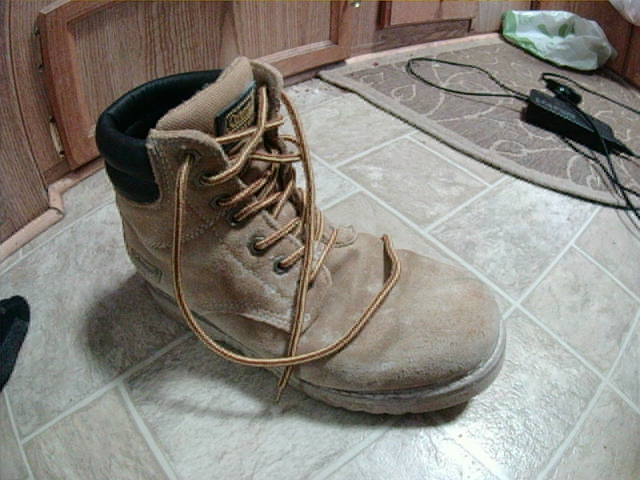
#> input picture img/left.png, 640 x 480 px
$ python example.py   (older library calls are emulated)
#> lines starting #> are read from the running program, lines starting #| are printed output that depends on the picture; after the words box and inside, x2 and y2 are one past the last pixel; in counts of white or black regions, pixels touching at a corner belong together; long printed decimals are rounded
### rectification.py
"""
Direct Stereo Rectification Minimizing Perspective Distortion.

Copyright (C) 2020  Pasquale Lafiosca and Marta Ceccaroni

This program is free software: you can redistribute it and/or modify
it under the terms of the GNU General Public License as published by
the Free Software Foundation, either version 3 of the License, or
(at your option) any later version.

This program is distributed in the hope that it will be useful,
but WITHOUT ANY WARRANTY; without even the implied warranty of
MERCHANTABILITY or FITNESS FOR A PARTICULAR PURPOSE.
See the GNU General Public License for more details.

You should have received a copy of the GNU General Public License
along with this program.  If not, see <https://www.gnu.org/licenses/>.
"""
import math
import numpy as np
import cv2


def getFundamentalMatrixFromProjections(P1,P2):
    """
    Compute the fundamental matrix from a couple of 3x4 projection matrices.

    Parameters
    ----------
    P1,P2 : numpy.ndarray
        3x4 projection matrices.

    Returns
    -------
    numpy.ndarray
        The fundamental matrix.
    """
    X = []
    X.append(np.vstack((P1[1,:], P1[2,:])))
    X.append(np.vstack((P1[2,:], P1[0,:])))
    X.append(np.vstack((P1[0,:], P1[1,:])))

    Y = []
    Y.append(np.vstack((P2[1,:], P2[2,:])))
    Y.append(np.vstack((P2[2,:], P2[0,:])))
    Y.append(np.vstack((P2[0,:], P2[1,:])))

    F = np.zeros((3,3))
    for i in range(3):
        for j in range(3):
            F[i, j] = np.linalg.det(np.vstack((X[j], Y[i])))

    return F


def getMinYCoord(H, dims):
    """
    Get the minimum Y coordinate after a transformation H.

    Please refer to "Computying rectifying homographies for stereo vision", CVPR 1999, Loop C. and Zhang Z.

    Parameters
    ----------
    H : numpy.ndarray
        A 3x3 transformation.
    dims : tuple
        Image dimensions as (width,height).

    Returns
    -------
    float
        The minimum Y coordinate after the transformation.
    """
    tL = H.dot(np.array([[0],[0],[1]]))[:,0]
    tL = tL/tL[2]
    bL = H.dot(np.array([[0],[dims[1]-1],[1]]))[:,0]
    bL = bL/bL[2]
    tR = H.dot(np.array([[dims[0]-1],[0],[1]]))[:,0]
    tR = tR/tR[2]
    bR = H.dot(np.array([[dims[0]-1],[dims[1]-1],[1]]))[:,0]
    bR = bR/bR[2]

    return min(tL[1], tR[1], bR[1], bL[1])


def getShearingTransformation(H, dims):
    """
    Compute the optimal shearing transformation.

    Please refer to "Computying rectifying homographies for stereo vision", CVPR 1999, Loop C. and Zhang Z.

    Parameters
    ----------
    H : numpy.ndarray
        A 3x3 transformation.
    dims : tuple
        Image dimensions as (width,height).

    Returns
    -------
    numpy.ndarray
        A 3x3 X-shearing transformation.
    """
    a = H.dot([(dims[0]-1)/2, 0, 1])            # Top middlepoint
    b = H.dot([(dims[0]-1), (dims[1]-1)/2, 1])  # Right middlepoint
    c = H.dot([(dims[0]-1)/2, (dims[1]-1), 1])  # Bottom middlepoint
    d = H.dot([0, (dims[1]-1)/2, 1])            # Left middlepoint
    a = a / a[2]
    b = b / b[2]
    c = c / c[2]
    d = d / d[2]

    # Get lines
    x = b - d
    y = c - a

    # Calculate coefficients
    a_coeff = ( (dims[1]*x[1])**2 + (dims[0]*y[1])**2 ) / ( dims[0]*dims[1]*(x[1]*y[0] - x[0]*y[1]) )
    b_coeff = ( (dims[1]**2)*x[0]*x[1] + (dims[0]**2)*y[0]*y[1] ) / ( dims[0]*dims[1]*(x[0]*y[1] - x[1]*y[0]) )

    # Build shearing matrix transform
    S = np.array([[a_coeff,b_coeff,0],[0,1,0],[0,0,1]])

    return S


def getDirectRectifications(A1, A2, RT1, RT2, dims1, dims2, F):
    """
    Compute the analytical rectification homographies.

    Compute the 3x3 transformations to rectify a couple of stereo images
    with minimim perspective distortion.

    Parameters
    ----------
    A1, A2 : numpy.ndarray
        3x3 camera matrices of intrinsic parameters.
    RT1, RT2 : numpy.ndarray
        3x4 extrinsic parameters matrices.
    dims1, dims2: tuple
        Original images dimensions as (width, height).
    F : numpy.ndarray
        3x3 fundamental matrix.

    Returns
    -------
    Rectify1, Rectify2 : numpy.ndarray
        3x3 rectification homographies.
    """
    if np.all(np.equal(F/F[2,1], np.array([[0,0,0],[0,0,-1],[0,1,0]]))):
        # PARTICULAR CASE 1: Stereo rig is already rectified
        # No perspective transformation is needed
        w1 = w2 = np.array([0,0,1])

    else:
        # Baseline vector in world coord (cam1 -> cam2)
        bv = np.linalg.inv(RT2[:,:3]).dot(RT2[:,3]) - np.linalg.inv(RT1[:,:3]).dot(RT1[:,3])

        # Auxiliary matrices
        B = ( bv.dot(bv) * np.eye(3) - bv[:,None].dot(bv[None,:]) ).dot(np.linalg.inv(A1.dot(RT1[:,:3])))
        L1 = np.transpose(np.linalg.inv(A1.dot(RT1[:,:3]))).dot(B)
        L2 = np.transpose(np.linalg.inv(A2.dot(RT2[:,:3]))).dot(B)

        # Auxiliary matrices II (as in Loop-Zhang algorithm)
        # N.B. The variable P1 is actually P1.P1^T and so on.
        P1 = (dims1[0]*dims1[1]/12)*np.array([[dims1[0]**2 - 1, 0, 0],[0, dims1[1]**2 - 1,0],[0, 0, 0]])
        Pc1 = np.array([[(dims1[0] - 1)**2/4, (dims1[0] - 1)*(dims1[1] - 1)/4, (dims1[0] - 1)/2], [(dims1[0] - 1)*(dims1[1] - 1)/4, (dims1[1] - 1)**2/4, (dims1[1] - 1)/2],[(dims1[0] - 1)/2, (dims1[1] - 1)/2, 1]])
        P2 = (dims2[0]*dims2[1]/12)*np.array([[dims2[0]**2 - 1, 0, 0],[0, dims2[1]**2 - 1,0],[0, 0, 0]])
        Pc2 = np.array([[(dims2[0] - 1)**2/4, (dims2[0] - 1)*(dims2[1] - 1)/4, (dims2[0] - 1)/2], [(dims2[0] - 1)*(dims2[1] - 1)/4, (dims2[1] - 1)**2/4, (dims2[1] - 1)/2],[(dims2[0] - 1)/2, (dims2[1] - 1)/2, 1]])

        M1 = L1.T.dot(P1).dot(L1)
        C1 = L1.T.dot(Pc1).dot(L1)
        M2 = L2.T.dot(P2).dot(L2)
        C2 = L2.T.dot(Pc2).dot(L2)

        # Polynomial coefficients
        m1 = M1[1,2]*C1[1,2] - M1[2,2]*C1[1,1]
        m2 = M1[1,1]*C1[1,2] - M1[1,2]*C1[1,1]

        if np.all(np.equal(RT1[:,:3], RT2[:,:3])) and np.all(np.equal(A1, A2)) and np.all(np.equal(P1, P2)) and np.all(np.equal(Pc1, Pc2)):
            # PARTICULAR CASE 2: The cameras have the same orientation: we have a single solution
            sol = [-m1/m2]

        else:

            # Polynomial coefficients II
            m3 = C2[1,2]/C2[1,1]
            m4 = C2[1,1]/C1[1,1]
            m5 = M2[1,2]*C2[1,2] - M2[2,2]*C2[1,1]
            m6 = M2[1,1]*C2[1,2] - M2[1,2]*C2[1,1]
            m7 = C1[1,2]/C1[1,1]
            m8 = 1/m4

            a = m2*m4 + m6*m8
            b = m1*m4 + 3*m2*m3*m4 + m5*m8 + 3*m6*m7*m8
            c = 3*(m1*m3*m4 + m2*m3**2*m4 + m5*m7*m8 + m6*m7**2*m8)
            d = 3*m1*m3**2*m4 + m2*m3**3*m4 + 3*m5*m7**2*m8 + m6*m7**3*m8
            e = m1*m3**3*m4 + m5*m7**3*m8

            # 4th degree equation formula
            p = (8*a*c - 3 * b**2 ) / (8 * a**2)
            q = 12*a*e - 3*b*d + c**2
            s = 27*a*d**2 - 72*a*c*e + 27*b**2*e - 9*b*c*d + 2*c**3
            D0 = math.pow( (1/2)*(s+math.sqrt(s**2 - 4*q**3)), 1/3)
            Q = (1/2) * math.sqrt( -(2/3)*p + 1/(3*a) * (D0 + q / D0) )
            S = ( 8*a**2*d - 4*a*b*c + b**3 ) / ( 8*a**3 )

            # Take acceptable solutions only
            sol = []
            if -4*Q**2 - 2*p + S/Q >= 0:
                sol.append( -b / (4*a) - Q - (1/2)*math.sqrt( -4*Q**2 - 2*p + S/Q) )
                sol.append( -b / (4*a) - Q + (1/2)*math.sqrt( -4*Q**2 - 2*p + S/Q) )

            if -4*Q**2 - 2*p - S/Q >= 0:
                sol.append( -b / (4*a) + Q - (1/2)*math.sqrt( -4*Q**2 - 2*p - S/Q) )
                sol.append( -b / (4*a) + Q + (1/2)*math.sqrt( -4*Q**2 - 2*p - S/Q) )

            if len(sol)<1:
                raise ValueError("No analitic solution.")


        def getW(ss):
            # Inner function to compute w1 and w2 from the solution

            # Point over image 1 in world coordinates
            p1w = np.linalg.inv(RT1[:,:3]).dot( np.linalg.inv(A1).dot(np.array([0,ss,1])) - RT1[:,3] )
            # New x axis
            xv = bv / np.linalg.norm(bv)
            # Projection on the baseline of the vector p1w - C2 in world coordinates
            oop1w = ( p1w + np.linalg.inv(RT2[:,:3]).dot(RT2[:,3]) ).dot(xv) * xv - np.linalg.inv(RT2[:,:3]).dot(RT2[:,3])

            zv = p1w - oop1w                # New z axis
            yv = np.cross(zv, bv)           # New y axis
            yv = yv / np.linalg.norm(yv)    # Normalize y direction
            zv = zv / np.linalg.norm(zv)    # Normalize z direction
            Rnew = np.array([xv,yv,zv])     # New camera orientation

            # Loop-Zhang w1 and w2
            w1 = Rnew.dot( np.linalg.inv(A1.dot(RT1[:,:3])) )[2,:]
            w2 = Rnew.dot( np.linalg.inv(A2.dot(RT2[:,:3])) )[2,:]
            w1 = w1 / w1[2]                 # Rescale with 3rd coordinate as 1
            w2 = w2 / w2[2]
            #l = -w1[1]/w1[0]               # Loop-Zhang lambda parameter (not needed)

            return w1, w2


        def getDistortion(s):
            # Inner function as compact version of getLoopZhangDistortionValue()
            w1, w2 = getW(s)
            dist1 = float( w1.dot(P1).dot(w1)/w1.dot(Pc1).dot(w1) )
            dist2 = float( w2.dot(P2).dot(w2)/w2.dot(Pc2).dot(w2) )
            return dist1+dist2


        # Find minimum distortion among admissible solutions (4 or 2 solutions)
        bestSol = min(zip( sol, map(getDistortion, sol)), key=lambda x:x[1])[0]
        # Get associated w1 and w2
        w1, w2 = getW(bestSol)

    # At this point we have the correct w1 and w2
    # From here we follow the rest of the Loop-Zhang algorithm

    # Build projective transforms
    Hp1 = np.array([ [1,0,0], [0,1,0], w1 ])
    Hp2 = np.array([ [1,0,0], [0,1,0], w2 ])

    # Calculate vc2 so that "the minimum w-coordinate of a pixel in either image is zero."
    vc2 = -min( getMinYCoord(Hp1, dims1), getMinYCoord(Hp2, dims2) )

    # Build similarity transforms
    Hr1 = np.array([ [F[2,1]-w1[1]*F[2,2], w1[0]*F[2,2]-F[2,0], 0], \
                     [w1[0]*F[2,2]-F[2,0], w1[1]*F[2,2]-F[2,1], -(F[2,2] + vc2)], \
                     [0, 0, 1] ])

    Hr2 = np.array([ [F[1,2]-w2[1]*F[2,2], w2[0]*F[2,2]-F[0,2], 0], \
                     [F[0,2]-w2[0]*F[2,2], F[1,2]-w2[1]*F[2,2], vc2], \
                     [0, 0, 1] ])

    # Combine perspective and similarity transformations
    Hrp1 = Hr1.dot(Hp1)
    Hrp2 = Hr2.dot(Hp2)

    # Find best shearing transformations
    Hs1 = getShearingTransformation(Hrp1, dims1)
    Hs2 = getShearingTransformation(Hrp2, dims2)

    # Get final rectification transformations
    Rectify1 = Hs1.dot(Hrp1)
    Rectify2 = Hs2.dot(Hrp2)

    return Rectify1, Rectify2


def getLoopZhangDistortionValue(Hp, dims):
    """
    Return the perspective distortion value.

    Please refer to eq. (10) of "Computying rectifying homographies for stereo vision", CVPR 1999, Loop C. and Zhang Z.

    Parameters
    ----------
    Hp : numpy.ndarray
        3x3 transformation.
    dims : tuple
        Image dimensions as (width, height).

    Returns
    -------
    float
        Perspective distortion introduced by Hp on the image.
    """
    PPt = np.array( (dims[0]*dims[1]/12) * np.array([ [dims[0]**2 - 1, 0, 0],[0, dims[1]**2 - 1,0],[0, 0, 0] ]) )
    PcPct = np.array( np.array([ [(dims[0] - 1)**2/4, (dims[0] - 1)*(dims[1] - 1)/4, (dims[0] - 1)/2], [(dims[0] - 1)*(dims[1] - 1)/4, (dims[1] - 1)**2/4, (dims[1] - 1)/2],[(dims[0] - 1)/2, (dims[1] - 1)/2, 1] ]) )
    w = np.vstack(Hp[2,:])

    return float( w.T.dot(PPt).dot(w)/w.T.dot(PcPct).dot(w) )


def getFittingMatrix(intrinsicMatrix1, intrinsicMatrix2, H1, H2, dims1, dims2,
                        distCoeffs1=None, distCoeffs2=None, destDims=None, alpha=1):
    """
    Compute affine tranformation to fit the rectified images into desidered dimensions.

    After rectification usually the image is no more into the original image bounds.
    One can apply any transformation that do not affect disparity to fit the image into boundaries.
    This function corrects flipped images too.
    The algorithm may fail if one epipole is too close to the image.

    Parameters
    ----------
    intrinsicMatrix1, intrinsicMatrix2 : numpy.ndarray
        3x3 original camera matrices of intrinsic parameters.
    H1, H2 : numpy.ndarray
        3x3 rectifying homographies.
    dims1, dims2 : tuple
        Resolution of images as (width, height) tuple.
    distCoeffs1, distCoeffs2 : numpy.ndarray, optional
        Distortion coefficients in the order followed by OpenCV. If None is passed, zero distortion is assumed.
    destDims : tuple, optional
        Resolution of destination images as (width, height) tuple (default to the first image resolution).
    alpha : float, optional
        Scaling parameter between 0 and 1 to be applied to both images. If alpha=1 (default), the corners of the original
        images are preserved. If alpha=0, only valid rectangle is made visible.
        Intermediate values produce a result in the middle. Extremely skewed camera positions
        do not work well with alpha<1.

    Returns
    -------
    numpy.ndarray
        3x3 affine transformation to be used both for the first and for the second camera.
    """

    if destDims is None:
        destDims = dims1

    # Get border points
    tL1, tR1, bR1, bL1 = _getCorners(H1, intrinsicMatrix1, dims1, distCoeffs1)
    tL2, tR2, bR2, bL2 = _getCorners(H2, intrinsicMatrix2, dims2, distCoeffs2)

    minX1 = min(tR1[0], bR1[0], bL1[0], tL1[0])
    minX2 = min(tR2[0], bR2[0], bL2[0], tL2[0])
    maxX1 = max(tR1[0], bR1[0], bL1[0], tL1[0])
    maxX2 = max(tR2[0], bR2[0], bL2[0], tL2[0])

    minY = min(tR2[1], bR2[1], bL2[1], tL2[1], tR1[1], bR1[1], bL1[1], tL1[1])
    maxY = max(tR2[1], bR2[1], bL2[1], tL2[1], tR1[1], bR1[1], bL1[1], tL1[1])

    # Flip factor
    flipX = 1
    flipY = 1
    if tL1[0]>tR1[0]:
        flipX = -1
    if tL1[1]>bL1[1]:
        flipY = -1

    # Scale X (choose common scale X to best fit bigger image between left and right)
    if(maxX2 - minX2 > maxX1 - minX1):
        scaleX = flipX * destDims[0]/(maxX2 - minX2)
    else:
        scaleX = flipX * destDims[0]/(maxX1 - minX1)

    # Scale Y (unique not to lose rectification)
    scaleY = flipY * destDims[1]/(maxY - minY)

    # Translation X (keep always at left border)
    if flipX == 1:
        tX = -min(minX1, minX2) * scaleX
    else:
        tX = -min(maxX1, maxX2) * scaleX

    # Translation Y (keep always at top border)
    if flipY == 1:
        tY = -minY * scaleY
    else:
        tY = -maxY * scaleY

    # Final affine transformation
    Fit = np.array( [[scaleX,0,tX], [0,scaleY,tY], [0,0,1]] )

    if alpha >= 1:
        # Preserve all image corners
        return Fit

    if alpha < 0:
        alpha = 0

    # Find inner rectangle for both images
    tL1, tR1, bR1, bL1 = _getCorners(Fit.dot(H1), intrinsicMatrix1, destDims, distCoeffs1)
    tL2, tR2, bR2, bL2 = _getCorners(Fit.dot(H2), intrinsicMatrix2, destDims, distCoeffs2)

    left = max(tL1[0], bL1[0], tL2[0], bL2[0])
    right = min(tR1[0], bR1[0], tR2[0], bR2[0])
    top = max(tL1[1], tR1[1], tL2[1], tR2[1])
    bottom = min(bL1[1], bR1[1], bL2[1], bR2[1])

    s = max(destDims[0]/(right-left), destDims[1]/(bottom-top)) # Extra scaling parameter
    s = (s-1)*(1-alpha) + 1 # As linear function of alpha

    K = np.eye(3)
    K[0,0] = K[1,1] = s
    K[0,2] = -s*left
    K[1,2] = -s*top

    return K.dot(Fit)


def _getCorners(H, intrinsicMatrix, dims, distCoeffs=None):
    """
    Get image corners after distortion correction and rectification transformation.

    Parameters
    ----------
    H : numpy.ndarray
        3x3 rectification homography.
    intrinsicMatrix : numpy.ndarray
        3x3 camera matrix of intrinsic parameters.
    dims : tuple
        Image dimensions in pixels as (width, height).
    distCoeffs : numpy.ndarray or None
        Distortion coefficients (default to None).

    Returns
    -------
    tuple
        Corners of the image clockwise from top-left.
    """
    if distCoeffs is None:
        distCoeffs = np.zeros(5)

    # Set image corners in the form requested by cv2.undistortPoints
    corners = np.zeros((4,1,2), dtype=np.float32)
    corners[0,0] = [0,0]                      # Top left
    corners[1,0] = [dims[0]-1,0]              # Top right
    corners[2,0] = [dims[0]-1,dims[1]-1]      # Bottom right
    corners[3,0] = [0, dims[1]-1]             # Bottom left
    undist_rect_corners = cv2.undistortPoints(corners, intrinsicMatrix, distCoeffs, R=H.dot(intrinsicMatrix))

    return [(x,y) for x, y in np.squeeze(undist_rect_corners)]

### example.py
#!/usr/bin/env python3
"""
Example of Direct Stereo Rectification Minimizing Perspective Distortion.

Copyright (C) 2020  Pasquale Lafiosca and Marta Ceccaroni

This program is free software: you can redistribute it and/or modify
it under the terms of the GNU General Public License as published by
the Free Software Foundation, either version 3 of the License, or
(at your option) any later version.

This program is distributed in the hope that it will be useful,
but WITHOUT ANY WARRANTY; without even the implied warranty of
MERCHANTABILITY or FITNESS FOR A PARTICULAR PURPOSE.
See the GNU General Public License for more details.

You should have received a copy of the GNU General Public License
along with this program.  If not, see <https://www.gnu.org/licenses/>.
"""
import cv2
import numpy as np

import rectification

if __name__ == "__main__":
    print("Direct Rectification EXAMPLE")

    # Load images
    img1 = cv2.imread("img/left.png")           # Left image
#> img1 is the input picture: shape (480, 640, 3); mean B, G, R 125.4, 132.8, 136.6
    img2 = cv2.imread("img/right.png")          # Right image
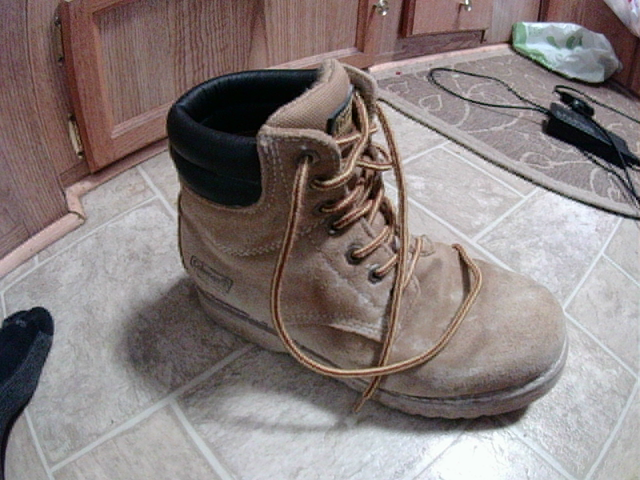
#> input picture img/right.png, 640 x 480 px
#> img2 is the input picture: shape (480, 640, 3); mean B, G, R 125.2, 126.5, 136.6
    dims1 = img1.shape[::-1][1:]                # Image dimensions as (width, height)
    dims2 = img2.shape[::-1][1:]

    # Calibration data
    A1 = np.array([[ 960, 0, 960/2], [0, 960, 540/2], [0,0,1]])             # Left camera intrinsic matrix
    A2 = np.array([[ 960, 0, 960/2], [0, 960, 540/2], [0,0,1]])             # Right camera intrinsic matrix
    RT1 = np.array([[ 0.98920029, -0.11784191, -0.08715574,  2.26296163],   # Left extrinsic parameters
                    [-0.1284277 , -0.41030705, -0.90285909,  0.15825593],
                    [ 0.07063401,  0.90430164, -0.42101002, 11.0683527 ]])
    RT2 = np.array([[ 0.94090474,  0.33686835,  0.03489951,  1.0174818 ],   # Right extrinsic parameters
                    [ 0.14616159, -0.31095025, -0.93912017,  2.36511779],
                    [-0.30550784,  0.88872361, -0.34181178, 14.08488464]])

    # Distortion coefficients
    # Empty because we're using digitally acquired images (no lens distortion).
    # See OpenCV distortion parameters for help.
    distCoeffs1 = np.array([])
    distCoeffs2 = np.array([])

    # 3x4 camera projection matrices
    Po1 = A1.dot(RT1)
    Po2 = A2.dot(RT2)

    # Fundamental matrix F is usually known from calibration, alternatively
    # you can get the Fundamental matrix from projection matrices
    F = rectification.getFundamentalMatrixFromProjections(Po1, Po2)

    # ANALYTICAL RECTIFICATION to get the **rectification homographies that minimize distortion**
    Rectify1, Rectify2 = rectification.getDirectRectifications(A1, A2, RT1, RT2, dims1, dims2, F)

    # Final rectified image dimensions (common to both images)
    destDims = dims1

    # Get fitting affine transformation to fit the images into the frame
    # Affine transformations do not introduce perspective distortion
    Fit = rectification.getFittingMatrix(A1, A2, Rectify1, Rectify2, dims1, dims2, distCoeffs1, distCoeffs2)

    # Compute maps with OpenCV considering rectifications, fitting transformations and lens distortion
    # These maps can be stored and applied to rectify any image pair of the same stereo rig
    mapx1, mapy1 = cv2.initUndistortRectifyMap(A1, distCoeffs1, Rectify1.dot(A1), Fit, destDims, cv2.CV_32FC1)
    mapx2, mapy2 = cv2.initUndistortRectifyMap(A2, distCoeffs2, Rectify2.dot(A2), Fit, destDims, cv2.CV_32FC1)

    # Apply final transformation to images
    img1_rect = cv2.remap(img1, mapx1, mapy1, interpolation=cv2.INTER_LINEAR);
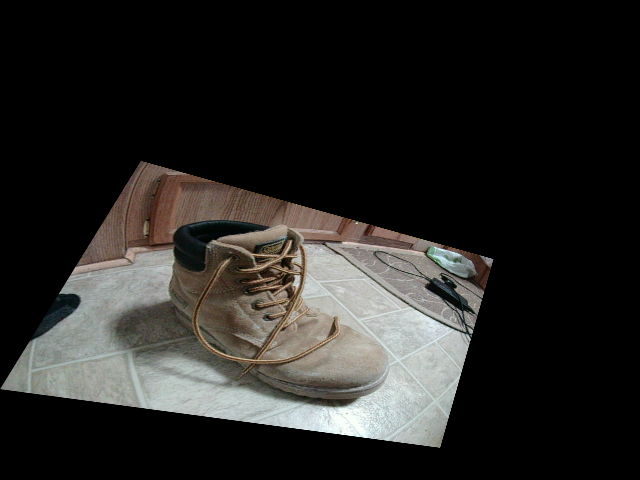
#> img1_rect: shape (480, 640, 3); mean B, G, R 36.3, 38.5, 39.6
    img2_rect = cv2.remap(img2, mapx2, mapy2, interpolation=cv2.INTER_LINEAR);
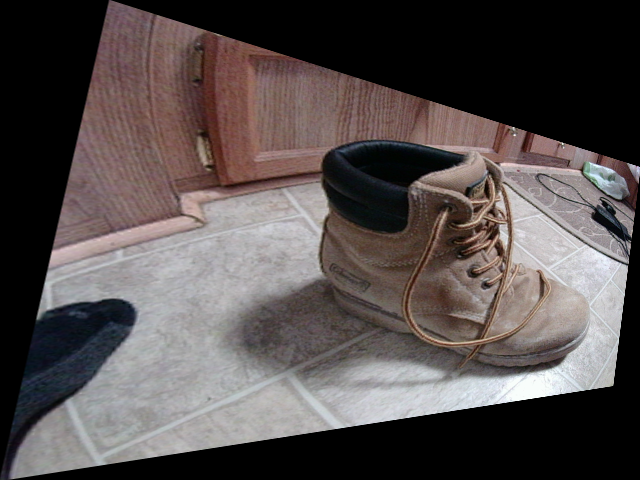
#> img2_rect: shape (480, 640, 3); mean B, G, R 77.5, 78.2, 85.5

    # Visualise as single image
    rectImgs = np.hstack((img1_rect, img2_rect))
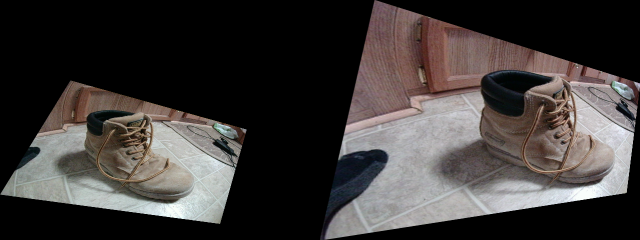
#> rectImgs: shape (480, 1280, 3) (shown at 1/2 size); mean B, G, R 56.9, 58.3, 62.5

    # Draw a line as reference (optional)
    rectImgs = cv2.line(rectImgs, (0,int((destDims[1]-1)/2)), (2*destDims[0]-1,int((destDims[1]-1)/2)), color=(0,0,255), thickness=1)
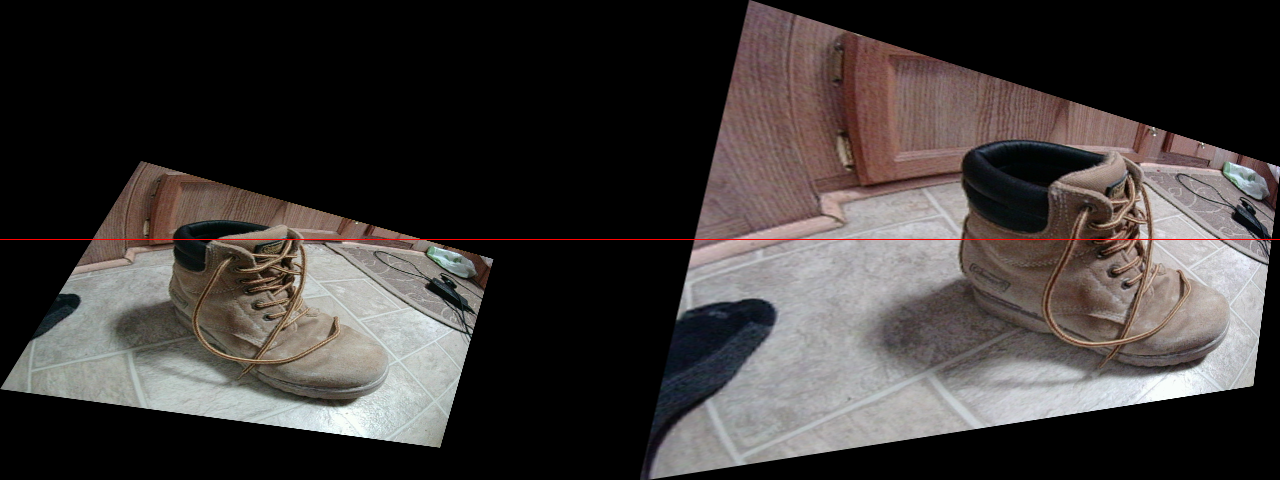
#> rectImgs: shape (480, 1280, 3); 0.21% of pixels changed, all inside (x1, y1, x2, y2) = (0, 239, 1280, 240)

    # Print some info
    perspDist = rectification.getLoopZhangDistortionValue(Rectify1, dims1)+rectification.getLoopZhangDistortionValue(Rectify2, dims2)
    print("Perspective distortion:", perspDist)
#| Perspective distortion: 16914.162

    # Show images
    cv2.imshow('Rectified images', rectImgs)
    cv2.waitKey(0)
    cv2.destroyAllWindows()
